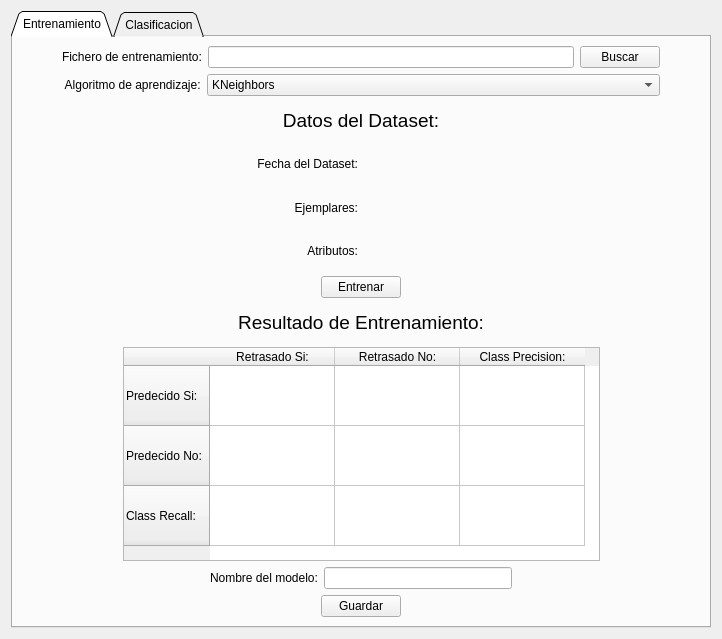
<?xml version="1.0" encoding="UTF-8"?>
<ui version="4.0">
 <class>Clasificador</class>
 <widget class="QWidget" name="Clasificador">
  <property name="geometry">
   <rect>
    <x>0</x>
    <y>0</y>
    <width>722</width>
    <height>639</height>
   </rect>
  </property>
  <property name="windowTitle">
   <string>Vuelos Retrasados</string>
  </property>
  <layout class="QVBoxLayout" name="verticalLayout_3">
   <item>
    <layout class="QHBoxLayout" name="horizontalLayout">
     <item>
      <widget class="QTabWidget" name="tabWidget">
       <property name="cursor">
        <cursorShape>ArrowCursor</cursorShape>
       </property>
       <property name="tabPosition">
        <enum>QTabWidget::North</enum>
       </property>
       <property name="tabShape">
        <enum>QTabWidget::Triangular</enum>
       </property>
       <property name="currentIndex">
        <number>0</number>
       </property>
       <property name="iconSize">
        <size>
         <width>20</width>
         <height>20</height>
        </size>
       </property>
       <property name="movable">
        <bool>true</bool>
       </property>
       <property name="tabBarAutoHide">
        <bool>false</bool>
       </property>
       <widget class="QWidget" name="tab_Entrenamiento">
        <property name="layoutDirection">
         <enum>Qt::LeftToRight</enum>
        </property>
        <attribute name="title">
         <string>Entrenamiento</string>
        </attribute>
        <layout class="QVBoxLayout" name="verticalLayout_5">
         <item>
          <layout class="QHBoxLayout" name="horizontalLayout_1">
           <item>
            <spacer name="horizontalSpacer_4">
             <property name="orientation">
              <enum>Qt::Horizontal</enum>
             </property>
             <property name="sizeHint" stdset="0">
              <size>
               <width>40</width>
               <height>20</height>
              </size>
             </property>
            </spacer>
           </item>
           <item>
            <widget class="QLabel" name="label_Fichero">
             <property name="text">
              <string>Fichero de entrenamiento:</string>
             </property>
            </widget>
           </item>
           <item>
            <widget class="QLineEdit" name="lineEdit_FicheroEntrenar">
             <property name="sizePolicy">
              <sizepolicy hsizetype="Expanding" vsizetype="Fixed">
               <horstretch>1</horstretch>
               <verstretch>0</verstretch>
              </sizepolicy>
             </property>
             <property name="minimumSize">
              <size>
               <width>0</width>
               <height>0</height>
              </size>
             </property>
             <property name="baseSize">
              <size>
               <width>0</width>
               <height>0</height>
              </size>
             </property>
            </widget>
           </item>
           <item>
            <widget class="QPushButton" name="pushButton_BuscarFicheroEntrenar">
             <property name="sizePolicy">
              <sizepolicy hsizetype="Preferred" vsizetype="Fixed">
               <horstretch>0</horstretch>
               <verstretch>0</verstretch>
              </sizepolicy>
             </property>
             <property name="cursor">
              <cursorShape>PointingHandCursor</cursorShape>
             </property>
             <property name="text">
              <string>Buscar</string>
             </property>
            </widget>
           </item>
           <item>
            <spacer name="horizontalSpacer_2">
             <property name="orientation">
              <enum>Qt::Horizontal</enum>
             </property>
             <property name="sizeHint" stdset="0">
              <size>
               <width>40</width>
               <height>20</height>
              </size>
             </property>
            </spacer>
           </item>
          </layout>
         </item>
         <item>
          <layout class="QHBoxLayout" name="horizontalLayout_2">
           <item>
            <spacer name="horizontalSpacer_3">
             <property name="orientation">
              <enum>Qt::Horizontal</enum>
             </property>
             <property name="sizeHint" stdset="0">
              <size>
               <width>40</width>
               <height>20</height>
              </size>
             </property>
            </spacer>
           </item>
           <item>
            <widget class="QLabel" name="label_Algoritmos">
             <property name="text">
              <string> Algoritmo de aprendizaje:</string>
             </property>
            </widget>
           </item>
           <item>
            <widget class="QComboBox" name="comboBox_Algoritmos">
             <property name="enabled">
              <bool>true</bool>
             </property>
             <property name="sizePolicy">
              <sizepolicy hsizetype="Expanding" vsizetype="Fixed">
               <horstretch>1</horstretch>
               <verstretch>0</verstretch>
              </sizepolicy>
             </property>
             <item>
              <property name="text">
               <string>KNeighbors</string>
              </property>
             </item>
             <item>
              <property name="text">
               <string>GradientBoosting</string>
              </property>
             </item>
             <item>
              <property name="text">
               <string>Naive Bayes</string>
              </property>
             </item>
            </widget>
           </item>
           <item>
            <spacer name="horizontalSpacer">
             <property name="orientation">
              <enum>Qt::Horizontal</enum>
             </property>
             <property name="sizeType">
              <enum>QSizePolicy::Expanding</enum>
             </property>
             <property name="sizeHint" stdset="0">
              <size>
               <width>40</width>
               <height>20</height>
              </size>
             </property>
            </spacer>
           </item>
          </layout>
         </item>
         <item>
          <widget class="QLabel" name="label_DatosDataset">
           <property name="font">
            <font>
             <pointsize>14</pointsize>
            </font>
           </property>
           <property name="text">
            <string>Datos del Dataset:</string>
           </property>
           <property name="alignment">
            <set>Qt::AlignCenter</set>
           </property>
          </widget>
         </item>
         <item>
          <layout class="QHBoxLayout" name="horizontalLayout_8">
           <item>
            <widget class="QLabel" name="label_FechaEntrenamientoTitulo">
             <property name="text">
              <string>Fecha del Dataset:</string>
             </property>
             <property name="alignment">
              <set>Qt::AlignRight|Qt::AlignTrailing|Qt::AlignVCenter</set>
             </property>
            </widget>
           </item>
           <item>
            <widget class="QLabel" name="label_FechaEntrenamientoDato">
             <property name="text">
              <string/>
             </property>
            </widget>
           </item>
          </layout>
         </item>
         <item>
          <layout class="QHBoxLayout" name="horizontalLayout_9">
           <item>
            <widget class="QLabel" name="label_EjemplaresEntrenamientoTitulo">
             <property name="text">
              <string>Ejemplares:</string>
             </property>
             <property name="alignment">
              <set>Qt::AlignRight|Qt::AlignTrailing|Qt::AlignVCenter</set>
             </property>
            </widget>
           </item>
           <item>
            <widget class="QLabel" name="label_EjemplaresEntrenamientoDato">
             <property name="text">
              <string/>
             </property>
            </widget>
           </item>
          </layout>
         </item>
         <item>
          <layout class="QHBoxLayout" name="horizontalLayout_10">
           <item>
            <widget class="QLabel" name="label_AtributosEntrenamientoTitulo">
             <property name="text">
              <string>Atributos:</string>
             </property>
             <property name="alignment">
              <set>Qt::AlignRight|Qt::AlignTrailing|Qt::AlignVCenter</set>
             </property>
            </widget>
           </item>
           <item>
            <widget class="QLabel" name="label_AtributosEntrenamientoDato">
             <property name="text">
              <string/>
             </property>
            </widget>
           </item>
          </layout>
         </item>
         <item>
          <layout class="QHBoxLayout" name="horizontalLayout_3">
           <item>
            <spacer name="horizontalSpacer_8">
             <property name="orientation">
              <enum>Qt::Horizontal</enum>
             </property>
             <property name="sizeHint" stdset="0">
              <size>
               <width>40</width>
               <height>20</height>
              </size>
             </property>
            </spacer>
           </item>
           <item>
            <widget class="QPushButton" name="pushButton_Entrenar">
             <property name="sizePolicy">
              <sizepolicy hsizetype="Preferred" vsizetype="Fixed">
               <horstretch>0</horstretch>
               <verstretch>0</verstretch>
              </sizepolicy>
             </property>
             <property name="cursor">
              <cursorShape>PointingHandCursor</cursorShape>
             </property>
             <property name="text">
              <string>Entrenar</string>
             </property>
            </widget>
           </item>
           <item>
            <spacer name="horizontalSpacer_7">
             <property name="orientation">
              <enum>Qt::Horizontal</enum>
             </property>
             <property name="sizeHint" stdset="0">
              <size>
               <width>40</width>
               <height>20</height>
              </size>
             </property>
            </spacer>
           </item>
          </layout>
         </item>
         <item>
          <widget class="QLabel" name="label_ResultadoEntrenamiento">
           <property name="font">
            <font>
             <pointsize>14</pointsize>
            </font>
           </property>
           <property name="text">
            <string>Resultado de Entrenamiento:</string>
           </property>
           <property name="alignment">
            <set>Qt::AlignCenter</set>
           </property>
          </widget>
         </item>
         <item>
          <layout class="QHBoxLayout" name="horizontalLayout_12">
           <item>
            <spacer name="horizontalSpacer_18">
             <property name="orientation">
              <enum>Qt::Horizontal</enum>
             </property>
             <property name="sizeHint" stdset="0">
              <size>
               <width>40</width>
               <height>20</height>
              </size>
             </property>
            </spacer>
           </item>
           <item>
            <widget class="QTableWidget" name="tableWidget_Resultado">
             <property name="sizePolicy">
              <sizepolicy hsizetype="Preferred" vsizetype="Preferred">
               <horstretch>0</horstretch>
               <verstretch>0</verstretch>
              </sizepolicy>
             </property>
             <property name="sizeIncrement">
              <size>
               <width>0</width>
               <height>0</height>
              </size>
             </property>
             <property name="baseSize">
              <size>
               <width>0</width>
               <height>0</height>
              </size>
             </property>
             <property name="focusPolicy">
              <enum>Qt::StrongFocus</enum>
             </property>
             <property name="layoutDirection">
              <enum>Qt::LeftToRight</enum>
             </property>
             <property name="autoFillBackground">
              <bool>false</bool>
             </property>
             <property name="sizeAdjustPolicy">
              <enum>QAbstractScrollArea::AdjustToContents</enum>
             </property>
             <property name="textElideMode">
              <enum>Qt::ElideRight</enum>
             </property>
             <property name="showGrid">
              <bool>true</bool>
             </property>
             <property name="sortingEnabled">
              <bool>false</bool>
             </property>
             <property name="wordWrap">
              <bool>true</bool>
             </property>
             <property name="cornerButtonEnabled">
              <bool>true</bool>
             </property>
             <property name="rowCount">
              <number>3</number>
             </property>
             <property name="columnCount">
              <number>3</number>
             </property>
             <attribute name="horizontalHeaderVisible">
              <bool>true</bool>
             </attribute>
             <attribute name="horizontalHeaderCascadingSectionResizes">
              <bool>false</bool>
             </attribute>
             <attribute name="horizontalHeaderDefaultSectionSize">
              <number>125</number>
             </attribute>
             <attribute name="horizontalHeaderHighlightSections">
              <bool>true</bool>
             </attribute>
             <attribute name="horizontalHeaderMinimumSectionSize">
              <number>0</number>
             </attribute>
             <attribute name="horizontalHeaderShowSortIndicator" stdset="0">
              <bool>false</bool>
             </attribute>
             <attribute name="horizontalHeaderStretchLastSection">
              <bool>false</bool>
             </attribute>
             <attribute name="verticalHeaderVisible">
              <bool>true</bool>
             </attribute>
             <attribute name="verticalHeaderCascadingSectionResizes">
              <bool>false</bool>
             </attribute>
             <attribute name="verticalHeaderDefaultSectionSize">
              <number>60</number>
             </attribute>
             <attribute name="verticalHeaderHighlightSections">
              <bool>true</bool>
             </attribute>
             <attribute name="verticalHeaderMinimumSectionSize">
              <number>0</number>
             </attribute>
             <attribute name="verticalHeaderShowSortIndicator" stdset="0">
              <bool>false</bool>
             </attribute>
             <attribute name="verticalHeaderStretchLastSection">
              <bool>false</bool>
             </attribute>
             <row>
              <property name="text">
               <string>Predecido Si:</string>
              </property>
              <property name="textAlignment">
               <set>AlignLeading|AlignVCenter</set>
              </property>
             </row>
             <row>
              <property name="text">
               <string>Predecido No:</string>
              </property>
              <property name="textAlignment">
               <set>AlignLeading|AlignVCenter</set>
              </property>
             </row>
             <row>
              <property name="text">
               <string>Class Recall:</string>
              </property>
              <property name="textAlignment">
               <set>AlignLeading|AlignVCenter</set>
              </property>
             </row>
             <column>
              <property name="text">
               <string>Retrasado Si:</string>
              </property>
              <property name="textAlignment">
               <set>AlignCenter</set>
              </property>
             </column>
             <column>
              <property name="text">
               <string>Retrasado No:</string>
              </property>
              <property name="textAlignment">
               <set>AlignCenter</set>
              </property>
             </column>
             <column>
              <property name="text">
               <string>Class Precision:</string>
              </property>
              <property name="textAlignment">
               <set>AlignCenter</set>
              </property>
             </column>
             <item row="0" column="0">
              <property name="textAlignment">
               <set>AlignCenter</set>
              </property>
             </item>
             <item row="0" column="1">
              <property name="textAlignment">
               <set>AlignCenter</set>
              </property>
             </item>
             <item row="0" column="2">
              <property name="textAlignment">
               <set>AlignCenter</set>
              </property>
             </item>
             <item row="1" column="0">
              <property name="textAlignment">
               <set>AlignCenter</set>
              </property>
             </item>
             <item row="1" column="1">
              <property name="textAlignment">
               <set>AlignCenter</set>
              </property>
             </item>
             <item row="1" column="2">
              <property name="textAlignment">
               <set>AlignCenter</set>
              </property>
             </item>
             <item row="2" column="0">
              <property name="textAlignment">
               <set>AlignCenter</set>
              </property>
             </item>
             <item row="2" column="1">
              <property name="textAlignment">
               <set>AlignCenter</set>
              </property>
             </item>
             <item row="2" column="2">
              <property name="textAlignment">
               <set>AlignCenter</set>
              </property>
             </item>
            </widget>
           </item>
           <item>
            <spacer name="horizontalSpacer_17">
             <property name="orientation">
              <enum>Qt::Horizontal</enum>
             </property>
             <property name="sizeHint" stdset="0">
              <size>
               <width>40</width>
               <height>20</height>
              </size>
             </property>
            </spacer>
           </item>
          </layout>
         </item>
         <item>
          <layout class="QHBoxLayout" name="horizontalLayout_20">
           <item>
            <spacer name="horizontalSpacer_19">
             <property name="orientation">
              <enum>Qt::Horizontal</enum>
             </property>
             <property name="sizeHint" stdset="0">
              <size>
               <width>40</width>
               <height>20</height>
              </size>
             </property>
            </spacer>
           </item>
           <item>
            <widget class="QLabel" name="label_NombreFichero">
             <property name="text">
              <string>Nombre del modelo:</string>
             </property>
            </widget>
           </item>
           <item>
            <widget class="QLineEdit" name="lineEdit_NombreFichero">
             <property name="sizePolicy">
              <sizepolicy hsizetype="Expanding" vsizetype="Fixed">
               <horstretch>0</horstretch>
               <verstretch>0</verstretch>
              </sizepolicy>
             </property>
             <property name="text">
              <string/>
             </property>
            </widget>
           </item>
           <item>
            <spacer name="horizontalSpacer_20">
             <property name="orientation">
              <enum>Qt::Horizontal</enum>
             </property>
             <property name="sizeHint" stdset="0">
              <size>
               <width>40</width>
               <height>20</height>
              </size>
             </property>
            </spacer>
           </item>
          </layout>
         </item>
         <item>
          <layout class="QHBoxLayout" name="horizontalLayout_4">
           <item>
            <spacer name="horizontalSpacer_5">
             <property name="orientation">
              <enum>Qt::Horizontal</enum>
             </property>
             <property name="sizeHint" stdset="0">
              <size>
               <width>40</width>
               <height>20</height>
              </size>
             </property>
            </spacer>
           </item>
           <item>
            <widget class="QPushButton" name="pushButton_GuardarModelo">
             <property name="sizePolicy">
              <sizepolicy hsizetype="Preferred" vsizetype="Fixed">
               <horstretch>0</horstretch>
               <verstretch>0</verstretch>
              </sizepolicy>
             </property>
             <property name="sizeIncrement">
              <size>
               <width>0</width>
               <height>0</height>
              </size>
             </property>
             <property name="baseSize">
              <size>
               <width>0</width>
               <height>0</height>
              </size>
             </property>
             <property name="cursor">
              <cursorShape>PointingHandCursor</cursorShape>
             </property>
             <property name="text">
              <string>Guardar</string>
             </property>
            </widget>
           </item>
           <item>
            <spacer name="horizontalSpacer_6">
             <property name="orientation">
              <enum>Qt::Horizontal</enum>
             </property>
             <property name="sizeHint" stdset="0">
              <size>
               <width>40</width>
               <height>20</height>
              </size>
             </property>
            </spacer>
           </item>
          </layout>
         </item>
        </layout>
       </widget>
       <widget class="QWidget" name="tab_Clasificacion">
        <attribute name="title">
         <string>Clasificacion</string>
        </attribute>
        <layout class="QVBoxLayout" name="verticalLayout_4">
         <item>
          <layout class="QVBoxLayout" name="verticalLayout_2">
           <item>
            <layout class="QHBoxLayout" name="horizontalLayout_5">
             <item>
              <spacer name="horizontalSpacer_9">
               <property name="orientation">
                <enum>Qt::Horizontal</enum>
               </property>
               <property name="sizeHint" stdset="0">
                <size>
                 <width>40</width>
                 <height>20</height>
                </size>
               </property>
              </spacer>
             </item>
             <item>
              <widget class="QLabel" name="label">
               <property name="sizePolicy">
                <sizepolicy hsizetype="Preferred" vsizetype="Preferred">
                 <horstretch>0</horstretch>
                 <verstretch>0</verstretch>
                </sizepolicy>
               </property>
               <property name="minimumSize">
                <size>
                 <width>200</width>
                 <height>0</height>
                </size>
               </property>
               <property name="text">
                <string>Fichero a clasificar: </string>
               </property>
               <property name="alignment">
                <set>Qt::AlignRight|Qt::AlignTrailing|Qt::AlignVCenter</set>
               </property>
              </widget>
             </item>
             <item>
              <widget class="QLineEdit" name="lineEdit_FicheroClasificar">
               <property name="sizePolicy">
                <sizepolicy hsizetype="Expanding" vsizetype="Fixed">
                 <horstretch>1</horstretch>
                 <verstretch>0</verstretch>
                </sizepolicy>
               </property>
               <property name="minimumSize">
                <size>
                 <width>0</width>
                 <height>0</height>
                </size>
               </property>
              </widget>
             </item>
             <item>
              <widget class="QPushButton" name="pushButton_BuscarFicheroClasificar">
               <property name="sizePolicy">
                <sizepolicy hsizetype="Preferred" vsizetype="Fixed">
                 <horstretch>0</horstretch>
                 <verstretch>0</verstretch>
                </sizepolicy>
               </property>
               <property name="cursor">
                <cursorShape>PointingHandCursor</cursorShape>
               </property>
               <property name="text">
                <string>Buscar</string>
               </property>
              </widget>
             </item>
             <item>
              <spacer name="horizontalSpacer_10">
               <property name="orientation">
                <enum>Qt::Horizontal</enum>
               </property>
               <property name="sizeHint" stdset="0">
                <size>
                 <width>40</width>
                 <height>20</height>
                </size>
               </property>
              </spacer>
             </item>
            </layout>
           </item>
           <item>
            <layout class="QHBoxLayout" name="horizontalLayout_6">
             <item>
              <spacer name="horizontalSpacer_11">
               <property name="orientation">
                <enum>Qt::Horizontal</enum>
               </property>
               <property name="sizeHint" stdset="0">
                <size>
                 <width>40</width>
                 <height>20</height>
                </size>
               </property>
              </spacer>
             </item>
             <item>
              <widget class="QLabel" name="label_2">
               <property name="minimumSize">
                <size>
                 <width>200</width>
                 <height>0</height>
                </size>
               </property>
               <property name="text">
                <string>Fichero del modelo para clasificar:</string>
               </property>
               <property name="alignment">
                <set>Qt::AlignRight|Qt::AlignTrailing|Qt::AlignVCenter</set>
               </property>
              </widget>
             </item>
             <item>
              <widget class="QLineEdit" name="lineEdit_ModeloClasificar">
               <property name="sizePolicy">
                <sizepolicy hsizetype="Expanding" vsizetype="Fixed">
                 <horstretch>1</horstretch>
                 <verstretch>0</verstretch>
                </sizepolicy>
               </property>
               <property name="minimumSize">
                <size>
                 <width>0</width>
                 <height>0</height>
                </size>
               </property>
              </widget>
             </item>
             <item>
              <widget class="QPushButton" name="pushButton_BuscarModeloClasificar">
               <property name="sizePolicy">
                <sizepolicy hsizetype="Preferred" vsizetype="Fixed">
                 <horstretch>0</horstretch>
                 <verstretch>0</verstretch>
                </sizepolicy>
               </property>
               <property name="cursor">
                <cursorShape>PointingHandCursor</cursorShape>
               </property>
               <property name="text">
                <string>Buscar</string>
               </property>
              </widget>
             </item>
             <item>
              <spacer name="horizontalSpacer_12">
               <property name="orientation">
                <enum>Qt::Horizontal</enum>
               </property>
               <property name="sizeHint" stdset="0">
                <size>
                 <width>40</width>
                 <height>20</height>
                </size>
               </property>
              </spacer>
             </item>
            </layout>
           </item>
           <item>
            <widget class="QLabel" name="label_DatosModelo">
             <property name="font">
              <font>
               <pointsize>14</pointsize>
              </font>
             </property>
             <property name="text">
              <string>Datos del Modelo:</string>
             </property>
             <property name="alignment">
              <set>Qt::AlignCenter</set>
             </property>
            </widget>
           </item>
           <item>
            <layout class="QHBoxLayout" name="horizontalLayout_17">
             <item>
              <widget class="QLabel" name="label_AlgoritmoClasificacionTitulo">
               <property name="text">
                <string>Algoritmo:</string>
               </property>
               <property name="alignment">
                <set>Qt::AlignRight|Qt::AlignTrailing|Qt::AlignVCenter</set>
               </property>
              </widget>
             </item>
             <item>
              <widget class="QLabel" name="label_AlgoritmoClasificacionDato">
               <property name="text">
                <string/>
               </property>
              </widget>
             </item>
            </layout>
           </item>
           <item>
            <layout class="QHBoxLayout" name="horizontalLayout_13">
             <item>
              <widget class="QLabel" name="label_FechaClasificacionTitulo">
               <property name="layoutDirection">
                <enum>Qt::LeftToRight</enum>
               </property>
               <property name="text">
                <string>Fecha del Dataset:</string>
               </property>
               <property name="alignment">
                <set>Qt::AlignRight|Qt::AlignTrailing|Qt::AlignVCenter</set>
               </property>
              </widget>
             </item>
             <item>
              <widget class="QLabel" name="label_FechaClasificacionDato">
               <property name="text">
                <string/>
               </property>
              </widget>
             </item>
            </layout>
           </item>
           <item>
            <layout class="QHBoxLayout" name="horizontalLayout_14">
             <item>
              <widget class="QLabel" name="label_EjemplaresClasificacionTitulo">
               <property name="text">
                <string>Ejemplares:</string>
               </property>
               <property name="alignment">
                <set>Qt::AlignRight|Qt::AlignTrailing|Qt::AlignVCenter</set>
               </property>
              </widget>
             </item>
             <item>
              <widget class="QLabel" name="label_EjemplaresClasificacionDato">
               <property name="text">
                <string/>
               </property>
              </widget>
             </item>
            </layout>
           </item>
           <item>
            <layout class="QHBoxLayout" name="horizontalLayout_15">
             <item>
              <widget class="QLabel" name="label_AtributosClasificacionTitulo">
               <property name="text">
                <string>Atributos:</string>
               </property>
               <property name="alignment">
                <set>Qt::AlignRight|Qt::AlignTrailing|Qt::AlignVCenter</set>
               </property>
              </widget>
             </item>
             <item>
              <widget class="QLabel" name="label_AtributosClasificacionDato">
               <property name="text">
                <string/>
               </property>
              </widget>
             </item>
            </layout>
           </item>
           <item>
            <layout class="QHBoxLayout" name="horizontalLayout_18">
             <item>
              <widget class="QLabel" name="label_PrecisionClasificacionTitulo">
               <property name="text">
                <string>Precision True:</string>
               </property>
               <property name="alignment">
                <set>Qt::AlignRight|Qt::AlignTrailing|Qt::AlignVCenter</set>
               </property>
              </widget>
             </item>
             <item>
              <widget class="QLabel" name="label_PrecisionClasificacionDato">
               <property name="text">
                <string/>
               </property>
              </widget>
             </item>
            </layout>
           </item>
           <item>
            <layout class="QHBoxLayout" name="horizontalLayout_19">
             <item>
              <widget class="QLabel" name="label_RecallClasificacionTitulo">
               <property name="text">
                <string>Recall True:</string>
               </property>
               <property name="alignment">
                <set>Qt::AlignRight|Qt::AlignTrailing|Qt::AlignVCenter</set>
               </property>
              </widget>
             </item>
             <item>
              <widget class="QLabel" name="label_RecallClasificacionDato">
               <property name="text">
                <string/>
               </property>
              </widget>
             </item>
            </layout>
           </item>
           <item>
            <layout class="QHBoxLayout" name="horizontalLayout_7">
             <item>
              <spacer name="horizontalSpacer_13">
               <property name="orientation">
                <enum>Qt::Horizontal</enum>
               </property>
               <property name="sizeHint" stdset="0">
                <size>
                 <width>40</width>
                 <height>20</height>
                </size>
               </property>
              </spacer>
             </item>
             <item>
              <widget class="QPushButton" name="pushButton_Clasificar">
               <property name="sizePolicy">
                <sizepolicy hsizetype="Preferred" vsizetype="Fixed">
                 <horstretch>0</horstretch>
                 <verstretch>0</verstretch>
                </sizepolicy>
               </property>
               <property name="cursor">
                <cursorShape>PointingHandCursor</cursorShape>
               </property>
               <property name="text">
                <string>Clasificar</string>
               </property>
              </widget>
             </item>
             <item>
              <spacer name="horizontalSpacer_14">
               <property name="orientation">
                <enum>Qt::Horizontal</enum>
               </property>
               <property name="sizeHint" stdset="0">
                <size>
                 <width>40</width>
                 <height>20</height>
                </size>
               </property>
              </spacer>
             </item>
            </layout>
           </item>
           <item>
            <widget class="QLabel" name="label_ResultadoClasificacion">
             <property name="font">
              <font>
               <pointsize>14</pointsize>
              </font>
             </property>
             <property name="text">
              <string>Resultado de la Clasificacion:</string>
             </property>
             <property name="alignment">
              <set>Qt::AlignCenter</set>
             </property>
            </widget>
           </item>
           <item>
            <widget class="QTableView" name="tableView_Clasificacion">
             <attribute name="horizontalHeaderVisible">
              <bool>false</bool>
             </attribute>
             <attribute name="verticalHeaderVisible">
              <bool>false</bool>
             </attribute>
            </widget>
           </item>
           <item>
            <layout class="QHBoxLayout" name="horizontalLayout_21">
             <item>
              <spacer name="horizontalSpacer_21">
               <property name="orientation">
                <enum>Qt::Horizontal</enum>
               </property>
               <property name="sizeHint" stdset="0">
                <size>
                 <width>40</width>
                 <height>20</height>
                </size>
               </property>
              </spacer>
             </item>
             <item>
              <widget class="QLabel" name="label_NombreClasificacion">
               <property name="text">
                <string>Nombre de la clasificacion:</string>
               </property>
              </widget>
             </item>
             <item>
              <widget class="QLineEdit" name="lineEdit_NombreClasificacion"/>
             </item>
             <item>
              <spacer name="horizontalSpacer_22">
               <property name="orientation">
                <enum>Qt::Horizontal</enum>
               </property>
               <property name="sizeHint" stdset="0">
                <size>
                 <width>40</width>
                 <height>20</height>
                </size>
               </property>
              </spacer>
             </item>
            </layout>
           </item>
           <item>
            <layout class="QHBoxLayout" name="horizontalLayout_11">
             <item>
              <spacer name="horizontalSpacer_16">
               <property name="orientation">
                <enum>Qt::Horizontal</enum>
               </property>
               <property name="sizeHint" stdset="0">
                <size>
                 <width>40</width>
                 <height>20</height>
                </size>
               </property>
              </spacer>
             </item>
             <item>
              <widget class="QPushButton" name="pushButton_GuardarClasificacion">
               <property name="sizePolicy">
                <sizepolicy hsizetype="Preferred" vsizetype="Fixed">
                 <horstretch>0</horstretch>
                 <verstretch>0</verstretch>
                </sizepolicy>
               </property>
               <property name="cursor">
                <cursorShape>PointingHandCursor</cursorShape>
               </property>
               <property name="text">
                <string>Guardar</string>
               </property>
              </widget>
             </item>
             <item>
              <spacer name="horizontalSpacer_15">
               <property name="orientation">
                <enum>Qt::Horizontal</enum>
               </property>
               <property name="sizeHint" stdset="0">
                <size>
                 <width>40</width>
                 <height>20</height>
                </size>
               </property>
              </spacer>
             </item>
            </layout>
           </item>
          </layout>
         </item>
        </layout>
       </widget>
      </widget>
     </item>
    </layout>
   </item>
  </layout>
 </widget>
 <resources/>
 <connections/>
</ui>
